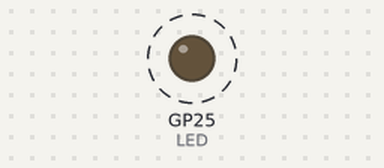
Bench run of a program on a simulated Raspberry Pi Pico running MicroPython. Shown: output pins drawn as LEDs (lit = HIGH). Dashed ring = blinking.

Above: at 0.05 s.
Timing chart, 0 to 3.0 s (numbered marks = the images above):
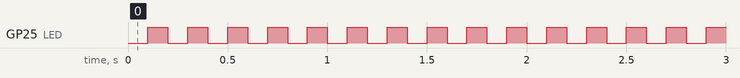

Measured:
- by itself, GP25 (LED): alternates HIGH for 0.10 s and LOW for 0.10 s

The program:

main.py
```python
from machine import Pin
import time
# This from Github
#main code here
TIME_MS=100
LED = Pin("LED", Pin.OUT)
while True:
    LED.off()
    time.sleep_ms(TIME_MS)
    LED.on()
    time.sleep_ms(TIME_MS)
```
